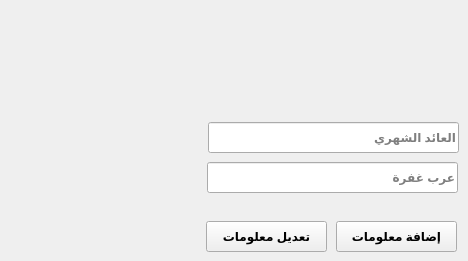
   <widget class="QWidget" name="tab_6">
    <attribute name="title">
     <string>الإيجارات</string>
    </attribute>
    <widget class="QPushButton" name="btn_Add_Rent_Info">
     <property name="geometry">
      <rect>
       <x>336</x>
       <y>221</y>
       <width>121</width>
       <height>31</height>
      </rect>
     </property>
     <property name="font">
      <font>
       <weight>75</weight>
       <bold>true</bold>
      </font>
     </property>
     <property name="text">
      <string>إضافة معلومات</string>
     </property>
    </widget>
    <widget class="QLineEdit" name="txt_monthly_revenu">
     <property name="geometry">
      <rect>
       <x>208</x>
       <y>122</y>
       <width>251</width>
       <height>31</height>
      </rect>
     </property>
     <property name="font">
      <font>
       <weight>75</weight>
       <bold>true</bold>
      </font>
     </property>
     <property name="layoutDirection">
      <enum>Qt::RightToLeft</enum>
     </property>
     <property name="placeholderText">
      <string>العائد الشهري</string>
     </property>
    </widget>
    <widget class="QLineEdit" name="txt_arab_ghofra">
     <property name="geometry">
      <rect>
       <x>207</x>
       <y>162</y>
       <width>251</width>
       <height>31</height>
      </rect>
     </property>
     <property name="font">
      <font>
       <weight>75</weight>
       <bold>true</bold>
      </font>
     </property>
     <property name="placeholderText">
      <string>عرب غفرة</string>
     </property>
    </widget>
    <widget class="QPushButton" name="btn_Update_Rent_Info">
     <property name="geometry">
      <rect>
       <x>206</x>
       <y>221</y>
       <width>121</width>
       <height>31</height>
      </rect>
     </property>
     <property name="font">
      <font>
       <weight>75</weight>
       <bold>true</bold>
      </font>
     </property>
     <property name="text">
      <string>تعديل معلومات</string>
     </property>
    </widget>
   </widget>
